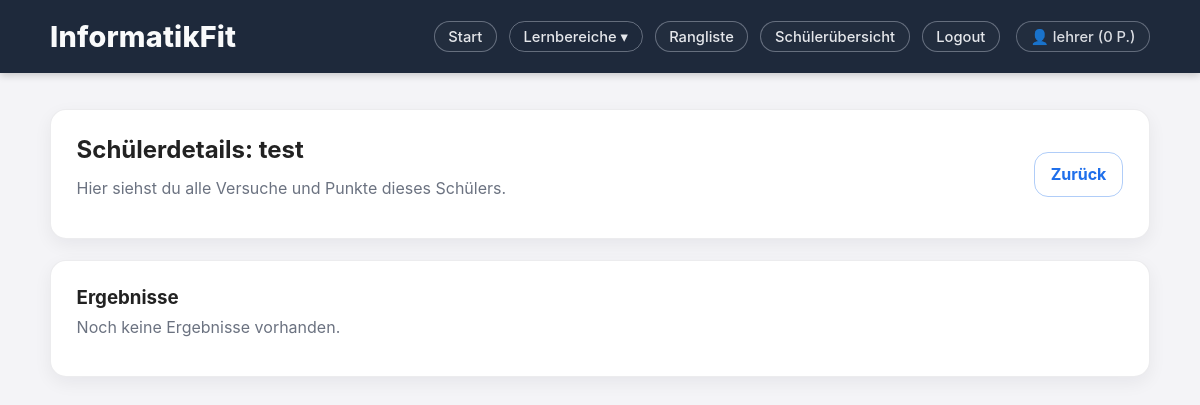
/teacher/student/2 (signed in), run on an earlier commit of the app's database.
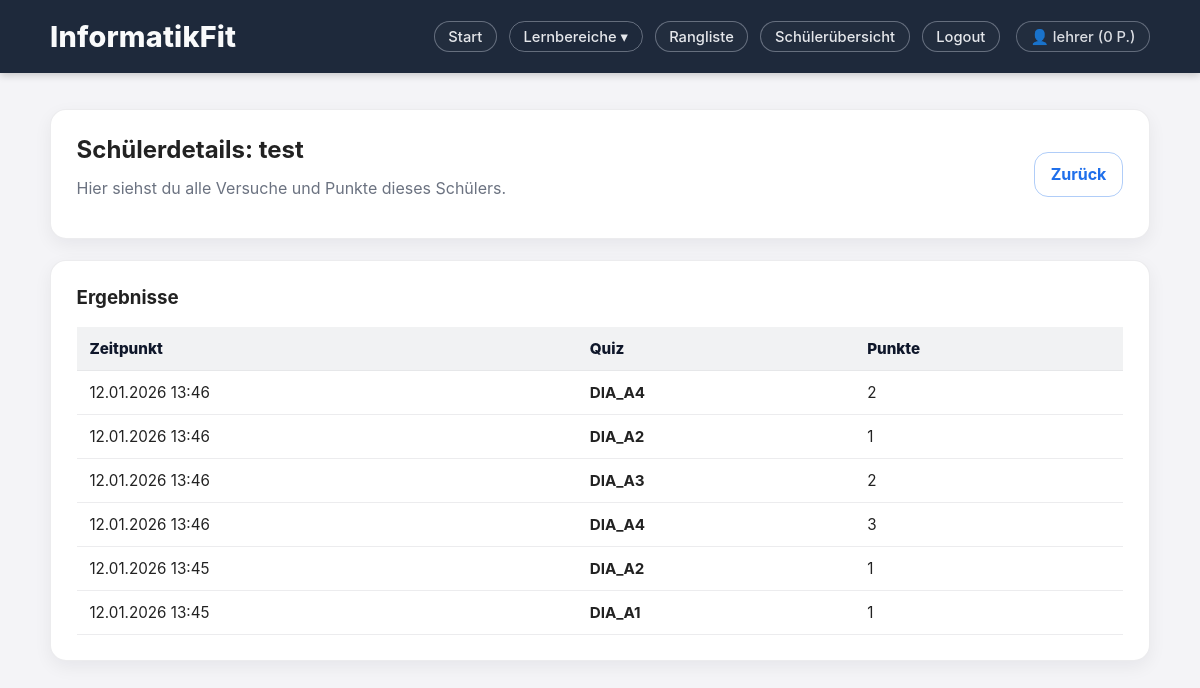
And on a later commit of the database.
### models.py (models this page shows, shortened)
class User(db.Model, UserMixin):
    __tablename__ = "users"
    id = db.Column(db.Integer, primary_key=True)
    username = db.Column(db.String(80), unique=True, nullable=False)
    password_hash = db.Column(db.String(255), nullable=False)
    total_points = db.Column(db.Integer, nullable=False, default=0)
    role = db.Column(db.String(20), nullable=False, default="student")
    results = db.relationship("Result", backref="user", lazy=True, cascade="all, delete-orphan")

class Result(db.Model):
    __tablename__ = "results"
    id = db.Column(db.Integer, primary_key=True)
    quiz_name = db.Column(db.String(50), nullable=False)
    points = db.Column(db.Integer, nullable=False, default=0)
    created_at = db.Column(db.DateTime, nullable=False, default=datetime.utcnow)
    user_id = db.Column(db.Integer, db.ForeignKey("users.id"), nullable=False)

### app.py (the view)
@app.route("/teacher/student/<int:user_id>")
@login_required
@teacher_required
def teacher_student_detail(user_id):
    student = User.query.get_or_404(user_id)
    results = Result.query.filter_by(user_id=user_id).order_by(Result.created_at.desc()).all()
    return render_template("teacher_student_detail.html", student=student, results=results)

### app.py (called while the page is built)
@login_manager.user_loader
def load_user(user_id):
    return User.query.get(int(user_id))

def teacher_required(func_):
    @wraps(func_)
    def wrapper(*args, **kwargs):
        if not current_user.is_authenticated:
            return login_manager.unauthorized()
        if getattr(current_user, "role", "student") != "teacher":
            abort(403)
        return func_(*args, **kwargs)
    return wrapper

### templates/teacher_student_detail.html
{% extends "base.html" %}
{% block content %}
<div class="card topic-row">
  <div>
    <h2>Schülerdetails: {{ student.username }}</h2>
    <p class="text-muted">
      Hier siehst du alle Versuche und Punkte dieses Schülers.
    </p>
  </div>
  <div class="topic-actions">
    <a class="btn btn-outline" href="{{ url_for('teacher_dashboard') }}">Zurück</a>
  </div>
</div>
<section class="card">
  <h3>Ergebnisse</h3>
  {% if results and results|length > 0 %}
    <div style="overflow-x:auto;">
      <table class="table-clean">
        <thead>
          <tr>
            <th>Zeitpunkt</th>
            <th>Quiz</th>
            <th>Punkte</th>
          </tr>
        </thead>
        <tbody>
          {% for r in results %}
            <tr>
              <td>{{ r.created_at.strftime("%d.%m.%Y %H:%M") }}</td>
              <td><strong>{{ r.quiz_name }}</strong></td>
              <td>{{ r.points }}</td>
            </tr>
          {% endfor %}
        </tbody>
      </table>
    </div>
  {% else %}
    <p class="text-muted">Noch keine Ergebnisse vorhanden.</p>
  {% endif %}
</section>
{% endblock %}

### templates/base.html (shortened to what this page needs)
<!DOCTYPE html>
<html lang="de">
<head>
  <link rel="stylesheet" href="{{ url_for('static', filename='style.css') }}">
</head>
<body>
<header class="topbar">
  <div class="container topbar-row">
    <a class="brand" href="{{ url_for('home') }}">InformatikFit</a>
    <nav class="nav">
      {% if current_user.is_authenticated %}
        <a class="nav-link" href="{{ url_for('home') }}">Start</a>
        <div class="nav-dropdown">
          <button class="nav-link nav-dropdown-btn" type="button" aria-haspopup="true">
            Lernbereiche ▾
          </button>
        </div>
        <a class="nav-link" href="{{ url_for('leaderboard') }}">Rangliste</a>
        {% if current_user.role == "teacher" %}
          <a class="nav-link" href="{{ url_for('teacher_dashboard') }}">Schülerübersicht</a>
        {% endif %}
        <a class="nav-link" href="{{ url_for('logout') }}">Logout</a>
        <span class="nav-link user-pill">
          👤 {{ current_user.username }} ({{ current_user.total_points }} P.)
        </span>
      {% else %}
        <a class="nav-link" href="{{ url_for('login') }}">Login</a>
        <a class="nav-link" href="{{ url_for('register') }}">Registrieren</a>
      {% endif %}
    </nav>
  </div>
</header>
<main class="container">
  {% block content %}{% endblock %}
</main>
</body>
</html>

### static/style.css (style rules this page uses)
:root { --navy: #1e293b; --navy-2: #0f172a; --bg: #f4f4f7; --text: #222; --muted: #6b7280; --blue: #1f6feb; --blue-dark: #1758c9; --line: rgba(228,235,247,0.35); --card-line: rgba(15, 23, 42, 0.08); }
* { margin: 0; padding: 0; box-sizing: border-box; font-family: -apple-system, BlinkMacSystemFont, "Segoe UI", Roboto, sans-serif; }
body { background: var(--bg); color: var(--text); min-height: 100vh; display: flex; flex-direction: column; }
.container { width: min(1100px, 92%); margin: 0 auto; }
main.container { flex: 1; padding: 2.25rem 0 3.25rem; }
.topbar { background: var(--navy); padding: 1.2rem 0; color: #f9fafb; box-shadow: 0 2px 8px rgba(0,0,0,0.2); }
.topbar-row { display:flex; align-items:center; justify-content:space-between; gap: 1rem; }
.brand { color:#f9fafb; text-decoration:none; font-weight: 800; font-size: 1.8rem; letter-spacing: .2px; }
.nav { display:flex; align-items:center; gap: .75rem; flex-wrap: wrap; }
.nav-link, .nav a { color: #e5e7eb; text-decoration: none; font-weight: 500; padding: 0.35rem 0.85rem; border-radius: 999px; border: 1px solid var(--line); font-size: 0.92rem; background: rgba(255,255,255,0.02); transition: background 0.15s ease, border-color 0.15s ease, transform 0.15s ease; }
.user-pill { margin-left: .25rem; opacity: .95; }
.nav-dropdown { position: relative; display: inline-flex; }
.nav-dropdown-btn { background: transparent; cursor: pointer; }
.card { background: #ffffff; border: 1px solid var(--card-line); border-radius: 1rem; padding: 1.55rem 1.6rem; box-shadow: 0 6px 18px rgba(15, 23, 42, 0.06); margin-bottom: 1.35rem; }
h2 { margin-bottom: 0.75rem; }
h3 { margin-bottom: 0.35rem; }
.card p { margin-top: 0.35rem; margin-bottom: 0.75rem; line-height: 1.55; }
.text-muted { color: var(--muted); line-height: 1.55; }
.btn { background: var(--blue); color: #fff; border: none; border-radius: 14px; padding: 0.72rem 1rem; font-weight: 700; text-decoration: none; display:inline-flex; align-items:center; justify-content:center; cursor:pointer; transition: transform .15s ease, filter .15s ease, background .15s ease; }
.btn-outline { background: transparent; border: 1px solid rgba(31, 111, 235, 0.35); color: var(--blue); }
.topic-row { display:flex; align-items:center; justify-content:space-between; gap: 1rem; }
.topic-row > div:first-child { flex: 1; min-width: 0; }
.topic-actions { margin-left: auto; display:flex; justify-content:flex-end; align-items:center; flex-shrink: 0; }
.card .btn { white-space: nowrap; }
.table-clean { width: 100%; border-collapse: collapse; margin-top: 0.75rem; font-size: 0.95rem; }
.table-clean thead th { text-align: left; padding: 0.75rem 0.8rem; background: rgba(30, 41, 59, 0.06); border-bottom: 1px solid rgba(15, 23, 42, 0.10); color: #0f172a; font-weight: 800; }
.table-clean tbody td { padding: 0.75rem 0.8rem; border-bottom: 1px solid rgba(15, 23, 42, 0.08); vertical-align: middle; }

What changed in the data, as far as the page shows it:
added Result: created_at "12.01.2026 13:46", quiz_name "DIA_A4", points "2"
added Result: created_at "12.01.2026 13:46", quiz_name "DIA_A2", points "1"
added Result: created_at "12.01.2026 13:46", quiz_name "DIA_A3", points "2"
added Result: created_at "12.01.2026 13:46", quiz_name "DIA_A4", points "3"
added Result: created_at "12.01.2026 13:45", quiz_name "DIA_A2", points "1"
added Result: created_at "12.01.2026 13:45", quiz_name "DIA_A1", points "1"
Also different on the page:
text no longer shown: "Noch keine Ergebnisse vorhanden."
text now shown: "Zeitpunkt Quiz Punkte"
